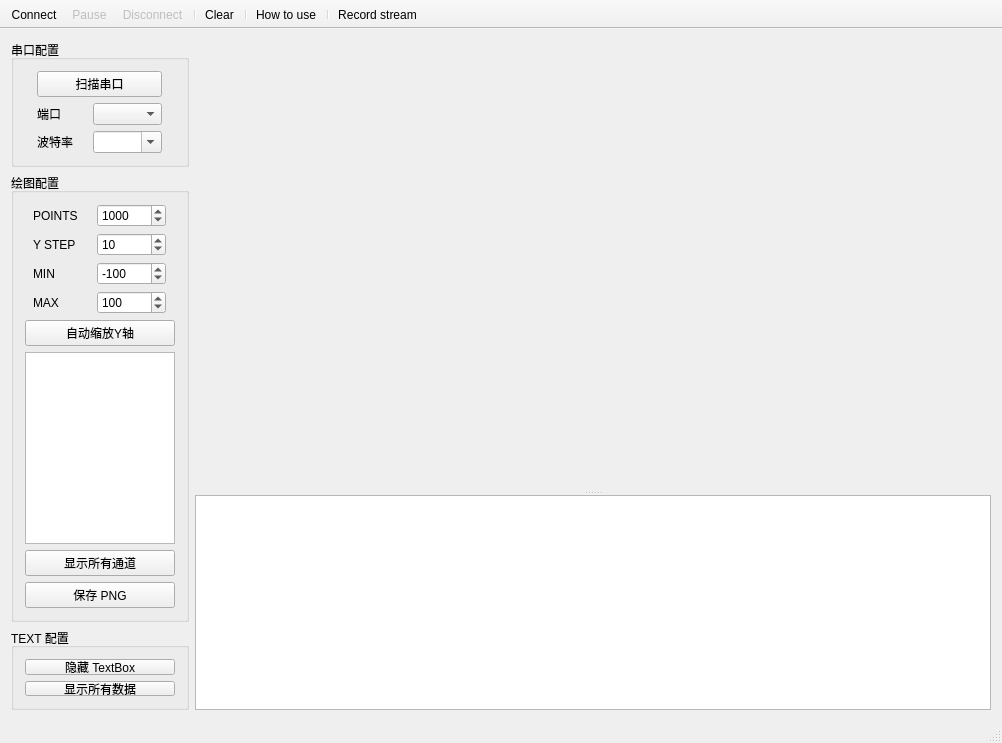
<?xml version="1.0" encoding="UTF-8"?>
<ui version="4.0">
 <class>MainWindow</class>
 <widget class="QMainWindow" name="MainWindow">
  <property name="geometry">
   <rect>
    <x>0</x>
    <y>0</y>
    <width>1002</width>
    <height>743</height>
   </rect>
  </property>
  <property name="minimumSize">
   <size>
    <width>840</width>
    <height>620</height>
   </size>
  </property>
  <property name="windowTitle">
   <string>MainWindow</string>
  </property>
  <widget class="QWidget" name="centralWidget">
   <layout class="QGridLayout" name="gridLayout_3">
    <item row="0" column="0">
     <layout class="QVBoxLayout" name="controlsLayout">
      <item>
       <widget class="QGroupBox" name="PortControlsBox">
        <property name="title">
         <string>串口配置</string>
        </property>
        <property name="flat">
         <bool>false</bool>
        </property>
        <property name="checkable">
         <bool>false</bool>
        </property>
        <layout class="QGridLayout" name="gridLayout">
         <item row="0" column="0">
          <layout class="QVBoxLayout" name="verticalLayout_3">
           <item>
            <widget class="QPushButton" name="pushButton">
             <property name="text">
              <string>扫描串口</string>
             </property>
            </widget>
           </item>
           <item>
            <layout class="QHBoxLayout" name="horizontalLayout">
             <item>
              <widget class="QLabel" name="labelPort">
               <property name="maximumSize">
                <size>
                 <width>50</width>
                 <height>16777215</height>
                </size>
               </property>
               <property name="text">
                <string>端口</string>
               </property>
              </widget>
             </item>
             <item>
              <widget class="QComboBox" name="comboPort">
               <property name="sizePolicy">
                <sizepolicy hsizetype="Fixed" vsizetype="Fixed">
                 <horstretch>0</horstretch>
                 <verstretch>0</verstretch>
                </sizepolicy>
               </property>
               <property name="minimumSize">
                <size>
                 <width>69</width>
                 <height>0</height>
                </size>
               </property>
               <property name="maximumSize">
                <size>
                 <width>69</width>
                 <height>16777215</height>
                </size>
               </property>
              </widget>
             </item>
            </layout>
           </item>
           <item>
            <layout class="QHBoxLayout" name="horizontalLayout_2">
             <item>
              <widget class="QLabel" name="labelBaud">
               <property name="maximumSize">
                <size>
                 <width>50</width>
                 <height>16777215</height>
                </size>
               </property>
               <property name="text">
                <string>波特率</string>
               </property>
              </widget>
             </item>
             <item>
              <widget class="QComboBox" name="comboBaud">
               <property name="sizePolicy">
                <sizepolicy hsizetype="Fixed" vsizetype="Fixed">
                 <horstretch>0</horstretch>
                 <verstretch>0</verstretch>
                </sizepolicy>
               </property>
               <property name="minimumSize">
                <size>
                 <width>69</width>
                 <height>0</height>
                </size>
               </property>
               <property name="maximumSize">
                <size>
                 <width>69</width>
                 <height>16777215</height>
                </size>
               </property>
               <property name="editable">
                <bool>true</bool>
               </property>
              </widget>
             </item>
            </layout>
           </item>
          </layout>
         </item>
        </layout>
       </widget>
      </item>
      <item>
       <widget class="QGroupBox" name="PlotControlsBox">
        <property name="title">
         <string>绘图配置</string>
        </property>
        <layout class="QGridLayout" name="gridLayout_2">
         <item row="0" column="0">
          <layout class="QVBoxLayout" name="plotControlsLayout">
           <item>
            <layout class="QHBoxLayout" name="horizontalLayout_10">
             <item>
              <widget class="QLabel" name="pointsLabel">
               <property name="minimumSize">
                <size>
                 <width>50</width>
                 <height>0</height>
                </size>
               </property>
               <property name="maximumSize">
                <size>
                 <width>50</width>
                 <height>16777215</height>
                </size>
               </property>
               <property name="text">
                <string>POINTS</string>
               </property>
              </widget>
             </item>
             <item>
              <widget class="QSpinBox" name="spinPoints">
               <property name="minimumSize">
                <size>
                 <width>69</width>
                 <height>0</height>
                </size>
               </property>
               <property name="maximumSize">
                <size>
                 <width>69</width>
                 <height>16777215</height>
                </size>
               </property>
               <property name="minimum">
                <number>0</number>
               </property>
               <property name="maximum">
                <number>999999999</number>
               </property>
               <property name="singleStep">
                <number>10</number>
               </property>
               <property name="value">
                <number>1000</number>
               </property>
              </widget>
             </item>
            </layout>
           </item>
           <item>
            <layout class="QHBoxLayout" name="horizontalLayout_9">
             <item>
              <widget class="QLabel" name="labelYStep">
               <property name="minimumSize">
                <size>
                 <width>50</width>
                 <height>0</height>
                </size>
               </property>
               <property name="maximumSize">
                <size>
                 <width>50</width>
                 <height>16777215</height>
                </size>
               </property>
               <property name="text">
                <string>Y STEP</string>
               </property>
              </widget>
             </item>
             <item>
              <widget class="QSpinBox" name="spinYStep">
               <property name="minimumSize">
                <size>
                 <width>69</width>
                 <height>0</height>
                </size>
               </property>
               <property name="maximumSize">
                <size>
                 <width>69</width>
                 <height>16777215</height>
                </size>
               </property>
               <property name="minimum">
                <number>1</number>
               </property>
               <property name="maximum">
                <number>10000</number>
               </property>
               <property name="singleStep">
                <number>1</number>
               </property>
               <property name="value">
                <number>10</number>
               </property>
              </widget>
             </item>
            </layout>
           </item>
           <item>
            <layout class="QHBoxLayout" name="horizontalLayout_7">
             <item>
              <widget class="QLabel" name="label">
               <property name="minimumSize">
                <size>
                 <width>50</width>
                 <height>0</height>
                </size>
               </property>
               <property name="maximumSize">
                <size>
                 <width>50</width>
                 <height>16777215</height>
                </size>
               </property>
               <property name="text">
                <string>MIN</string>
               </property>
              </widget>
             </item>
             <item>
              <widget class="QSpinBox" name="spinAxesMin">
               <property name="minimumSize">
                <size>
                 <width>69</width>
                 <height>0</height>
                </size>
               </property>
               <property name="maximumSize">
                <size>
                 <width>69</width>
                 <height>16777215</height>
                </size>
               </property>
               <property name="minimum">
                <number>-65536</number>
               </property>
               <property name="maximum">
                <number>65536</number>
               </property>
               <property name="singleStep">
                <number>10</number>
               </property>
               <property name="value">
                <number>-100</number>
               </property>
              </widget>
             </item>
            </layout>
           </item>
           <item>
            <layout class="QHBoxLayout" name="horizontalLayout_8">
             <item>
              <widget class="QLabel" name="label_2">
               <property name="minimumSize">
                <size>
                 <width>50</width>
                 <height>0</height>
                </size>
               </property>
               <property name="maximumSize">
                <size>
                 <width>50</width>
                 <height>16777215</height>
                </size>
               </property>
               <property name="text">
                <string>MAX</string>
               </property>
              </widget>
             </item>
             <item>
              <widget class="QSpinBox" name="spinAxesMax">
               <property name="minimumSize">
                <size>
                 <width>69</width>
                 <height>0</height>
                </size>
               </property>
               <property name="maximumSize">
                <size>
                 <width>69</width>
                 <height>16777215</height>
                </size>
               </property>
               <property name="minimum">
                <number>-65536</number>
               </property>
               <property name="maximum">
                <number>65536</number>
               </property>
               <property name="singleStep">
                <number>10</number>
               </property>
               <property name="value">
                <number>100</number>
               </property>
              </widget>
             </item>
            </layout>
           </item>
           <item>
            <widget class="QPushButton" name="pushButton_AutoScale">
             <property name="sizeIncrement">
              <size>
               <width>0</width>
               <height>8</height>
              </size>
             </property>
             <property name="text">
              <string>自动缩放Y轴</string>
             </property>
            </widget>
           </item>
           <item>
            <widget class="QListWidget" name="listWidget_Channels">
             <property name="sizePolicy">
              <sizepolicy hsizetype="Minimum" vsizetype="MinimumExpanding">
               <horstretch>0</horstretch>
               <verstretch>0</verstretch>
              </sizepolicy>
             </property>
             <property name="minimumSize">
              <size>
               <width>0</width>
               <height>0</height>
              </size>
             </property>
             <property name="maximumSize">
              <size>
               <width>150</width>
               <height>16777215</height>
              </size>
             </property>
             <property name="layoutDirection">
              <enum>Qt::LeftToRight</enum>
             </property>
             <property name="autoScroll">
              <bool>false</bool>
             </property>
             <property name="editTriggers">
              <set>QAbstractItemView::NoEditTriggers</set>
             </property>
             <property name="alternatingRowColors">
              <bool>true</bool>
             </property>
             <property name="selectionBehavior">
              <enum>QAbstractItemView::SelectItems</enum>
             </property>
             <property name="textElideMode">
              <enum>Qt::ElideMiddle</enum>
             </property>
             <property name="resizeMode">
              <enum>QListView::Adjust</enum>
             </property>
             <property name="modelColumn">
              <number>0</number>
             </property>
             <property name="selectionRectVisible">
              <bool>true</bool>
             </property>
            </widget>
           </item>
           <item>
            <widget class="QPushButton" name="pushButton_ResetVisible">
             <property name="text">
              <string>显示所有通道</string>
             </property>
            </widget>
           </item>
           <item>
            <widget class="QPushButton" name="savePNGButton">
             <property name="text">
              <string>保存 PNG</string>
             </property>
            </widget>
           </item>
          </layout>
         </item>
        </layout>
       </widget>
      </item>
      <item>
       <spacer name="verticalSpacer">
        <property name="orientation">
         <enum>Qt::Vertical</enum>
        </property>
        <property name="sizeHint" stdset="0">
         <size>
          <width>20</width>
          <height>9</height>
         </size>
        </property>
       </spacer>
      </item>
      <item>
       <widget class="QGroupBox" name="gridGroupBox">
        <property name="minimumSize">
         <size>
          <width>0</width>
          <height>80</height>
         </size>
        </property>
        <property name="font">
         <font>
          <pointsize>9</pointsize>
         </font>
        </property>
        <property name="title">
         <string>TEXT 配置</string>
        </property>
        <layout class="QGridLayout" name="TextControlsBox">
         <item row="0" column="0">
          <layout class="QVBoxLayout" name="verticalLayout">
           <item>
            <widget class="QPushButton" name="pushButton_TextEditHide">
             <property name="text">
              <string>隐藏 TextBox</string>
             </property>
             <property name="checkable">
              <bool>true</bool>
             </property>
             <property name="checked">
              <bool>false</bool>
             </property>
            </widget>
           </item>
           <item>
            <widget class="QPushButton" name="pushButton_ShowallData">
             <property name="text">
              <string>显示所有数据</string>
             </property>
             <property name="checkable">
              <bool>true</bool>
             </property>
            </widget>
           </item>
          </layout>
         </item>
        </layout>
       </widget>
      </item>
     </layout>
    </item>
    <item row="0" column="1">
     <layout class="QGridLayout" name="gridLayout_4">
      <item row="1" column="0">
       <widget class="QSplitter" name="splitter">
        <property name="sizePolicy">
         <sizepolicy hsizetype="Expanding" vsizetype="MinimumExpanding">
          <horstretch>0</horstretch>
          <verstretch>0</verstretch>
         </sizepolicy>
        </property>
        <property name="font">
         <font>
          <family>Consolas</family>
         </font>
        </property>
        <property name="frameShape">
         <enum>QFrame::NoFrame</enum>
        </property>
        <property name="orientation">
         <enum>Qt::Vertical</enum>
        </property>
        <property name="opaqueResize">
         <bool>true</bool>
        </property>
        <property name="handleWidth">
         <number>5</number>
        </property>
        <property name="childrenCollapsible">
         <bool>false</bool>
        </property>
        <widget class="QCustomPlot" name="plot" native="true">
         <property name="sizePolicy">
          <sizepolicy hsizetype="Preferred" vsizetype="Expanding">
           <horstretch>0</horstretch>
           <verstretch>0</verstretch>
          </sizepolicy>
         </property>
         <property name="minimumSize">
          <size>
           <width>0</width>
           <height>400</height>
          </size>
         </property>
        </widget>
        <widget class="QTextEdit" name="textEdit_UartWindow">
         <property name="sizePolicy">
          <sizepolicy hsizetype="Preferred" vsizetype="Minimum">
           <horstretch>0</horstretch>
           <verstretch>0</verstretch>
          </sizepolicy>
         </property>
         <property name="minimumSize">
          <size>
           <width>0</width>
           <height>150</height>
          </size>
         </property>
        </widget>
       </widget>
      </item>
      <item row="0" column="0">
       <spacer name="horizontalSpacer">
        <property name="orientation">
         <enum>Qt::Horizontal</enum>
        </property>
        <property name="sizeHint" stdset="0">
         <size>
          <width>40</width>
          <height>1</height>
         </size>
        </property>
       </spacer>
      </item>
     </layout>
    </item>
   </layout>
  </widget>
  <widget class="QStatusBar" name="statusBar"/>
  <widget class="QToolBar" name="toolBar">
   <property name="windowTitle">
    <string>toolBar</string>
   </property>
   <property name="movable">
    <bool>false</bool>
   </property>
   <property name="allowedAreas">
    <set>Qt::TopToolBarArea</set>
   </property>
   <property name="floatable">
    <bool>false</bool>
   </property>
   <attribute name="toolBarArea">
    <enum>TopToolBarArea</enum>
   </attribute>
   <attribute name="toolBarBreak">
    <bool>false</bool>
   </attribute>
   <addaction name="actionConnect"/>
   <addaction name="actionPause_Plot"/>
   <addaction name="actionDisconnect"/>
   <addaction name="separator"/>
   <addaction name="actionClear"/>
   <addaction name="separator"/>
   <addaction name="actionHow_to_use"/>
   <addaction name="separator"/>
   <addaction name="actionRecord_stream"/>
  </widget>
  <action name="actionConnect">
   <property name="icon">
    <iconset resource="res/serial_port_plotter.qrc">
     <normaloff>:/serial_port_plotter/play_nor.png</normaloff>
     <normalon>:/serial_port_plotter/play_nor.png</normalon>
     <disabledoff>:/serial_port_plotter/play_dis.png</disabledoff>
     <disabledon>:/serial_port_plotter/play_dis.png</disabledon>
     <activeoff>:/serial_port_plotter/play_act.png</activeoff>
     <activeon>:/serial_port_plotter/play_act.png</activeon>
     <selectedoff>:/serial_port_plotter/play_act.png</selectedoff>
     <selectedon>:/serial_port_plotter/play_act.png</selectedon>:/serial_port_plotter/play_nor.png</iconset>
   </property>
   <property name="text">
    <string>Connect</string>
   </property>
   <property name="toolTip">
    <string>打开串口</string>
   </property>
  </action>
  <action name="actionPause_Plot">
   <property name="enabled">
    <bool>false</bool>
   </property>
   <property name="icon">
    <iconset resource="res/serial_port_plotter.qrc">
     <normaloff>:/serial_port_plotter/pause_nor.png</normaloff>
     <normalon>:/serial_port_plotter/pause_nor.png</normalon>
     <disabledoff>:/serial_port_plotter/pause_dis.png</disabledoff>
     <disabledon>:/serial_port_plotter/pause_dis.png</disabledon>
     <activeoff>:/serial_port_plotter/pause_act.png</activeoff>
     <activeon>:/serial_port_plotter/pause_act.png</activeon>
     <selectedoff>:/serial_port_plotter/pause_act.png</selectedoff>
     <selectedon>:/serial_port_plotter/pause_act.png</selectedon>:/serial_port_plotter/pause_nor.png</iconset>
   </property>
   <property name="text">
    <string>Pause</string>
   </property>
   <property name="toolTip">
    <string>暂停绘制</string>
   </property>
  </action>
  <action name="actionDisconnect">
   <property name="enabled">
    <bool>false</bool>
   </property>
   <property name="icon">
    <iconset resource="res/serial_port_plotter.qrc">
     <normaloff>:/serial_port_plotter/stop_nor.png</normaloff>
     <normalon>:/serial_port_plotter/stop_nor.png</normalon>
     <disabledoff>:/serial_port_plotter/stop_dis.png</disabledoff>
     <disabledon>:/serial_port_plotter/stop_dis.png</disabledon>
     <activeoff>:/serial_port_plotter/stop_act.png</activeoff>
     <activeon>:/serial_port_plotter/stop_act.png</activeon>
     <selectedoff>:/serial_port_plotter/stop_act.png</selectedoff>
     <selectedon>:/serial_port_plotter/stop_act.png</selectedon>:/serial_port_plotter/stop_nor.png</iconset>
   </property>
   <property name="text">
    <string>Disconnect</string>
   </property>
   <property name="toolTip">
    <string>关闭串口</string>
   </property>
  </action>
  <action name="actionClear">
   <property name="enabled">
    <bool>true</bool>
   </property>
   <property name="icon">
    <iconset resource="res/serial_port_plotter.qrc">
     <normaloff>:/serial_port_plotter/clear_nor.png</normaloff>
     <normalon>:/serial_port_plotter/clear_nor.png</normalon>
     <disabledoff>:/serial_port_plotter/clear_dis.png</disabledoff>
     <disabledon>:/serial_port_plotter/clear_dis.png</disabledon>
     <activeoff>:/serial_port_plotter/clear_act.png</activeoff>
     <activeon>:/serial_port_plotter/clear_act.png</activeon>
     <selectedoff>:/serial_port_plotter/clear_act.png</selectedoff>
     <selectedon>:/serial_port_plotter/clear_act.png</selectedon>:/serial_port_plotter/clear_nor.png</iconset>
   </property>
   <property name="text">
    <string>Clear</string>
   </property>
   <property name="toolTip">
    <string>清空数据</string>
   </property>
  </action>
  <action name="actionHow_to_use">
   <property name="icon">
    <iconset resource="res/serial_port_plotter.qrc">
     <normaloff>:/serial_port_plotter/help_nor.png</normaloff>
     <normalon>:/serial_port_plotter/help_nor.png</normalon>
     <disabledoff>:/serial_port_plotter/help_dis.png</disabledoff>
     <disabledon>:/serial_port_plotter/help_dis.png</disabledon>
     <activeoff>:/serial_port_plotter/help_act.png</activeoff>
     <activeon>:/serial_port_plotter/help_act.png</activeon>
     <selectedoff>:/serial_port_plotter/help_act.png</selectedoff>
     <selectedon>:/serial_port_plotter/help_act.png</selectedon>:/serial_port_plotter/help_nor.png</iconset>
   </property>
   <property name="text">
    <string>How to use</string>
   </property>
   <property name="toolTip">
    <string>使用帮助</string>
   </property>
  </action>
  <action name="actionRecord_stream">
   <property name="checkable">
    <bool>true</bool>
   </property>
   <property name="checked">
    <bool>false</bool>
   </property>
   <property name="enabled">
    <bool>true</bool>
   </property>
   <property name="icon">
    <iconset resource="res/serial_port_plotter.qrc">
     <normaloff>:/icons/line_icon_set/document.png</normaloff>
     <normalon>:/icons/line_icon_set_text/document.png</normalon>
     <disabledoff>:/icons/line_icon_set/document.png</disabledoff>:/icons/line_icon_set/document.png</iconset>
   </property>
   <property name="text">
    <string>Record stream</string>
   </property>
   <property name="toolTip">
    <string>保存数据到 a .csv file ( shortcut : s )</string>
   </property>
   <property name="shortcut">
    <string/>
   </property>
   <property name="visible">
    <bool>true</bool>
   </property>
  </action>
 </widget>
 <layoutdefault spacing="6" margin="11"/>
 <customwidgets>
  <customwidget>
   <class>QCustomPlot</class>
   <extends>QWidget</extends>
   <header location="global">qcustomplot/qcustomplot.h</header>
   <container>1</container>
  </customwidget>
 </customwidgets>
 <resources>
  <include location="res/serial_port_plotter.qrc"/>
 </resources>
 <connections/>
</ui>
